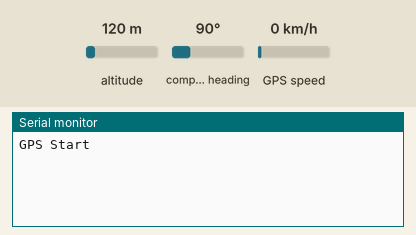
This sketch was run on a simulated Arduino Mega 2560, built with avr-gcc and run on an emulated ATmega2560. Parts: the last lines printed to the serial monitor. Inputs (shaded band) come from the test bench; at power-on: altitude 120 m, GPS speed 0 km/h, compass heading 90°. The GPS gets a fix after 3 s at 37.7749, -122.4194 with 8 satellites.

Above: at 1.2 s.
1.3 s: altitude set to 20 m
At 3.9 s:
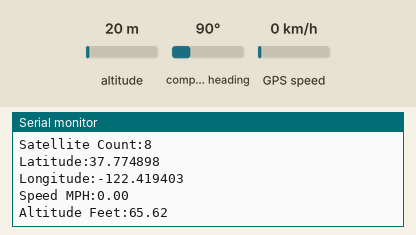
4.5 s: GPS speed set to 2 km/h
At 5.7 s:
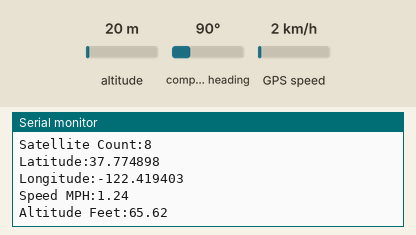
6.0 s: altitude set to 250 m
At 6.5 s:
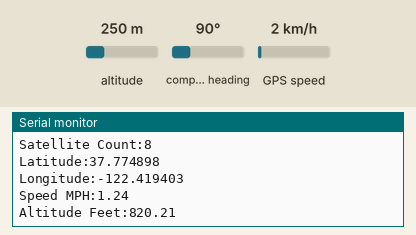

Measured:
- after the input at 1.3 s, the serial monitor: prints a new line after 1.8 s (image 1)
- after the input at 4.5 s, the serial monitor: prints a new line after 0.60 s (image 2)
- after the input at 6.0 s, the serial monitor: prints a new line after 0.12 s (image 3)

The sketch:

DataLogCode.ino
```cpp
#include <SD.h>

#include <TinyGPS++.h>
#include <SoftwareSerial.h>

SoftwareSerial serial_connection(24, 25); // RX pin 24, TX pin 25


TinyGPSPlus gps;


void setup() {
   Serial.begin(9600);
  serial_connection.begin(9600);
  Serial.println("GPS Start");
}

void loop() {

 while(serial_connection.available())
  {
    gps.encode(serial_connection.read());
  }
  if(gps.location.isUpdated())
  {

    Serial.print("Satellite Count:");
    Serial.println(gps.satellites.value());
    Serial.print("Latitude:");
    Serial.println(gps.location.lat(), 6);
    Serial.print("Longitude:");
    Serial.println(gps.location.lng(), 6);
    Serial.print("Speed MPH:");
    Serial.println(gps.speed.mph());
    Serial.print("Altitude Feet:");
    Serial.println(gps.altitude.feet());
    Serial.println("");
  }

}
```
